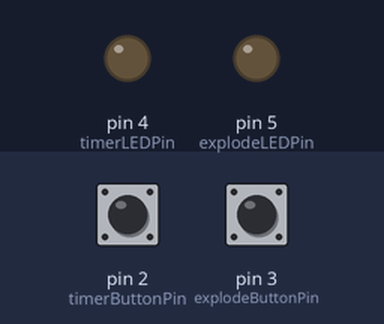
This sketch was run on a simulated Arduino Uno, built with avr-gcc and run on an emulated ATmega328P. On the bench: output pins drawn as LEDs (lit = HIGH). Dashed ring = blinking. The inputs (shaded band) are chosen by the test bench; at power-on: pin 2 (timerButtonPin) LOW, pin 3 (explodeButtonPin) LOW.

Above: at 1.2 s.
1.3 s: pin 2 (timerButtonPin) pulled HIGH for 0.15 s
At 2.8 s:
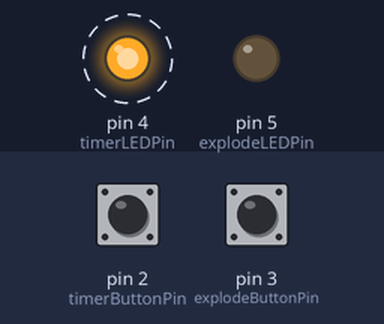
Timing chart, 0 to 10.4 s (numbered marks = the images above; inputs shaded):
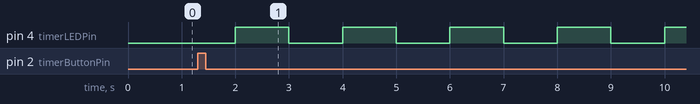

The sketch:

prototype1.ino
```cpp
#include <TimerOne.h>

const unsigned long oneSecond = 1000000;
const unsigned long delayInSeconds = 60;

const int timerButtonPin = 2;
const int explodeButtonPin = 3;
const int timerLEDPin = 4;
const int explodeLEDPin = 5;

unsigned long secondsCount = 0;
bool isTimer = false;
bool isOver = false;


void setup(void)
{
  pinMode(timerButtonPin, INPUT);
  pinMode(explodeButtonPin, INPUT);
  pinMode(timerLEDPin, OUTPUT);
  pinMode(explodeLEDPin, OUTPUT);

  Timer1.initialize(oneSecond);
  Timer1.attachInterrupt(onTimer);

  attachInterrupt(digitalPinToInterrupt(timerButtonPin), onTimerButton, RISING);
  attachInterrupt(digitalPinToInterrupt(explodeButtonPin), onExplodeButton, CHANGE); // both press and release are handled
}

void loop(void) {}


void onTimer(void)
{
  if (!isTimer)
    return;

  secondsCount++;

  if (secondsCount >= delayInSeconds)
    isOver = true;

  digitalWrite(timerLEDPin, isOver ? HIGH : !digitalRead(timerLEDPin));
}


void onTimerButton(void)
{
  isTimer = true;
}


void onExplodeButton(void)
{
  if (isOver)
    digitalWrite(explodeLEDPin, HIGH);
}
```

Measured:
- after the input at 1.3 s, pin 4 (timerLEDPin): alternates HIGH for 1.0 s and LOW for 1.0 s, starting after 0.70 s
